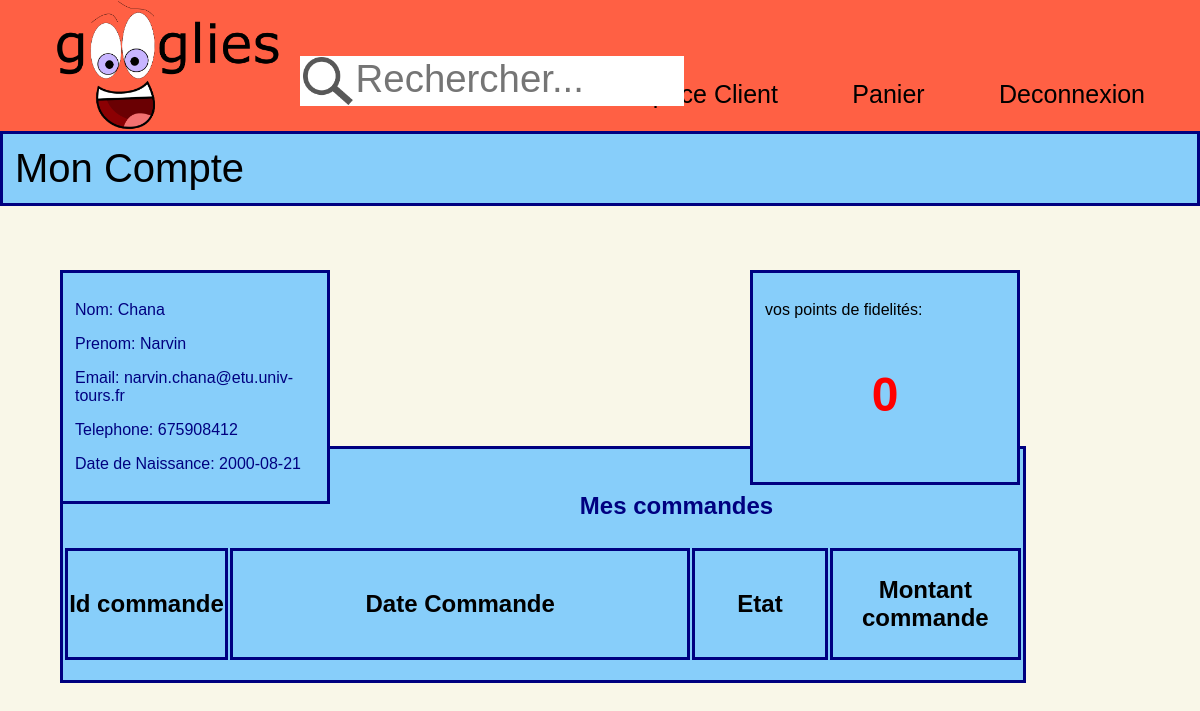
/account.php (signed in), run on an earlier commit of the app's database.
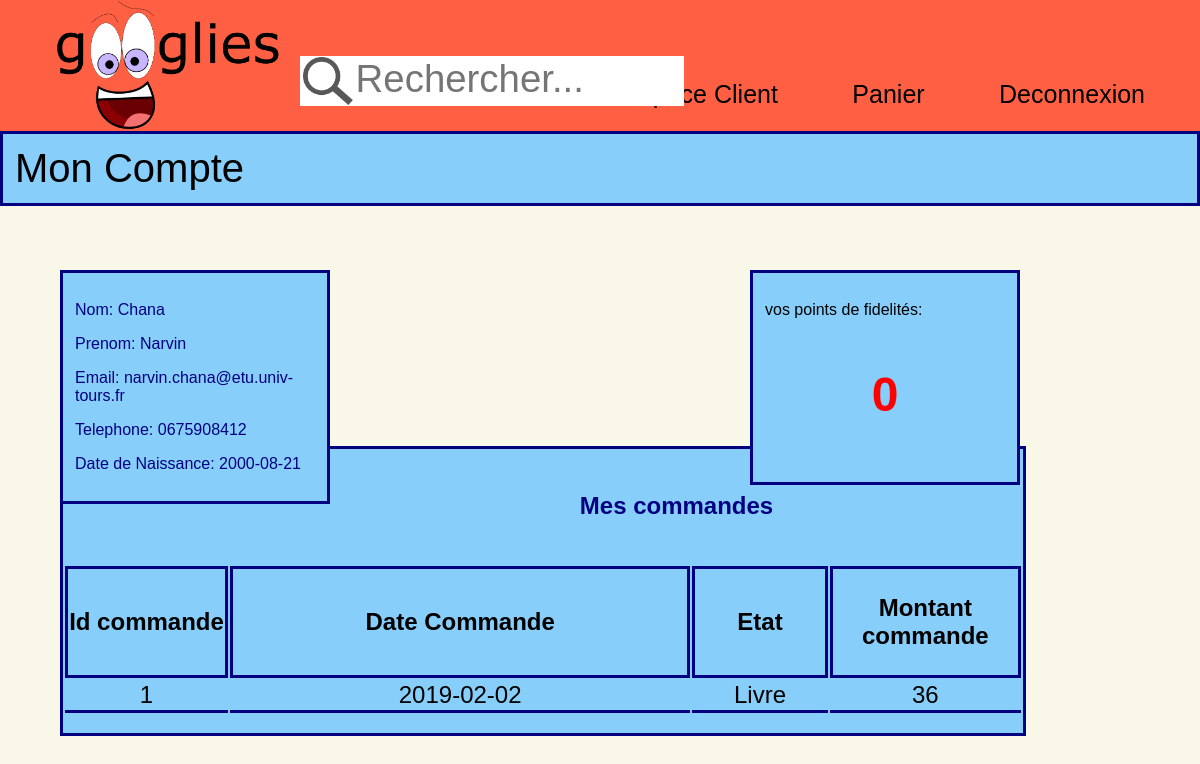
And on a later commit of the database.
### tables this page shows
CREATE TABLE IF NOT EXISTS `client` (
  `ID_CLIENT` int(11) NOT NULL AUTO_INCREMENT,
  `EMAIL` varchar(50) NOT NULL,
  `MDP` varchar(50) NOT NULL,
  `NOM` varchar(50) NOT NULL,
  `PRENOM` varchar(50) NOT NULL,
  `TELEPHONE` varchar(10) NOT NULL,
  `DATE_NAISSANCE` date NOT NULL,
  `PTS_FIDELITE` int(11) NOT NULL DEFAULT '0',
  `ADRESSE` varchar(50) DEFAULT NULL,
  `COORD_BANC` varchar(16) DEFAULT NULL,
  PRIMARY KEY (`ID_CLIENT`)
);

CREATE TABLE IF NOT EXISTS `commande` (
  `ID_COMMANDE` int(11) NOT NULL AUTO_INCREMENT,
  `DATE_COMMANDE` date NOT NULL,
  `ETAT` varchar(50) NOT NULL,
  `ID_CLIENT` int(11) NOT NULL,
  `ID_LIVRAISON` int(11) DEFAULT NULL,
  PRIMARY KEY (`ID_COMMANDE`),
  KEY `COMMANDE_CLIENT_FK` (`ID_CLIENT`),
  KEY `COMMANDE_LIVRAISON0_FK` (`ID_LIVRAISON`)
);

### main.php (called while the page is built, shortened)
<?php
	function connection() {
		$connx = new mysqli("localhost","root","","googlies",3306);
		return $connx;
	}
	function executeSQL($req) {
		$ServerSQL=connection();
		$data = $ServerSQL->query($req);
		return $data;
	}
	function convertTableToString($data) {
		$data->data_seek(0);
		while($row=$data->fetch_assoc()) {
			foreach($row as $value)
			return("{$value}");
		}
	}
?>

### account.php (the view, shortened to what this page needs)
<?php
require("main.php");
$client_id=$_SESSION["id"];
$req_nom="SELECT client.NOM FROM client where client.ID_CLIENT=".$client_id."; ";
$req_prenom="SELECT client.PRENOM FROM client where client.ID_CLIENT=".$client_id."; ";
$req_email="SELECT client.EMAIL FROM client where client.ID_CLIENT=".$client_id."; ";
$req_tel="SELECT client.TELEPHONE FROM client where client.ID_CLIENT=".$client_id."; ";
$req_bd="SELECT client.DATE_NAISSANCE FROM client where client.ID_CLIENT=".$client_id."; ";
$req_fp="SELECT client.PTS_FIDELITE FROM client where client.ID_CLIENT=".$client_id."; ";
$req_commandeids="SELECT commande.ID_COMMANDE FROM(commande Natural JOIN client NATURAL JOIN est_commande NATURAL JOIN article) where client.ID_CLIENT=".$client_id."; ";
?>
<!DOCTYPE html>
<html lang="fr">
<head>
    <link href="stylesheet.css" rel="stylesheet">
</head>
<header>
    <div class="container-navbar">
        <a href="index.php"><img src="img/googlies%20logo%20new.png" class="logo" alt="googlies logo"></a>
        <div class="search">
            <form action=search.php method="post">
                <label class="search-label">
                    <input type="text" name="q" class="search-bar" placeholder="Rechercher...">
                    <input type="submit" class="search-button">
                </label>
            </form>
        </div>
        <nav>
            <ul>
                <li><a href="account.php">Espace Client</a></li>
                <li><a href="basket.php">Panier</a></li>
                <li><?php
                 if($_SESSION['id']==NULL){
                     echo("<a href='connection.html'>Connexion</a>");
                }
                else{
                    echo("<a href='disconnection.php'>Deconnexion</a>");
                }
                ?></li>
            </ul>
        </nav>
    </div>
</header>
<body>
    <div class="my_account">
        <p id="title">Mon Compte </p>
        <div class="client_info">
            <p>Nom: <?php echo(convertTableToString(executeSQL($req_nom)));?></p>
            <p>Prenom: <?php echo(convertTableToString(executeSQL($req_prenom)));?></p>
            <p>Email: <?php echo(convertTableToString(executeSQL($req_email)));?></p>
            <p>Telephone: <?php echo(convertTableToString(executeSQL($req_tel)));?></p>
            <p>Date de Naissance: <?php echo(convertTableToString(executeSQL($req_bd)));?></p>
        </div>
        <div class="loyalty_points">
            <p>vos points de fidelités:</p>
            <p id="pts"><?php echo(convertTableToString(executeSQL($req_fp)));?> </p>
        </div>
        <div class="orders">
            <table>
            <tr><p id="cmd">Mes commandes</p></tr>
            <tr>
                <th id="idc"><p>Id commande</p></th>
                    <th id="date"><p>Date Commande</p></th>
                    <th id="ec"><p>Etat</p></th>
                    <th id="mc"><p>Montant commande</p></th>
                </tr>
                <?php
                    $commandeids=executeSQL($req_commandeids);
                    $commandeids->data_seek(1);
                    while($row=$commandeids->fetch_assoc())
                    {
                        foreach($row as $value)
                            $commandedate=convertTableToString(executeSQL("SELECT commande.DATE_COMMANDE FROM(commande Natural JOIN client NATURAL JOIN est_commande NATURAL JOIN article) where client.ID_CLIENT={$client_id} AND commande.ID_COMMANDE={$value};"));
                            $commandeprix=convertTableToString(executeSQL("SELECT sum(article.PRIX_TTC) FROM(commande Natural JOIN client NATURAL JOIN est_commande NATURAL JOIN article) where client.ID_CLIENT={$client_id} AND commande.ID_COMMANDE={$value};"));
                            $commandeetat=convertTableToString(executeSQL("SELECT commande.etat FROM(commande Natural JOIN client NATURAL JOIN est_commande NATURAL JOIN article) where client.ID_CLIENT={$client_id} AND commande.ID_COMMANDE={$value}; "));
                            echo"<tr>";
                            echo "<td>{$value}</td>";
                            echo"<td>".$commandedate."</td>";
                            echo"<td>".$commandeetat."</td>";
                            echo"<td>".$commandeprix."</td>";
                            echo "</tr>"."<br>";
                    }
                        echo'</table>'."<br>";
                ?>
        </div>
    </div>
</body>
</html>

What changed in the data, as far as the page shows it:
changed client "Chana": TELEPHONE "675908412" → "0675908412"
now on this page (row edited): commande: value "1", commandedate "2019-02-02", ETAT "Livre", commandeprix "36"
